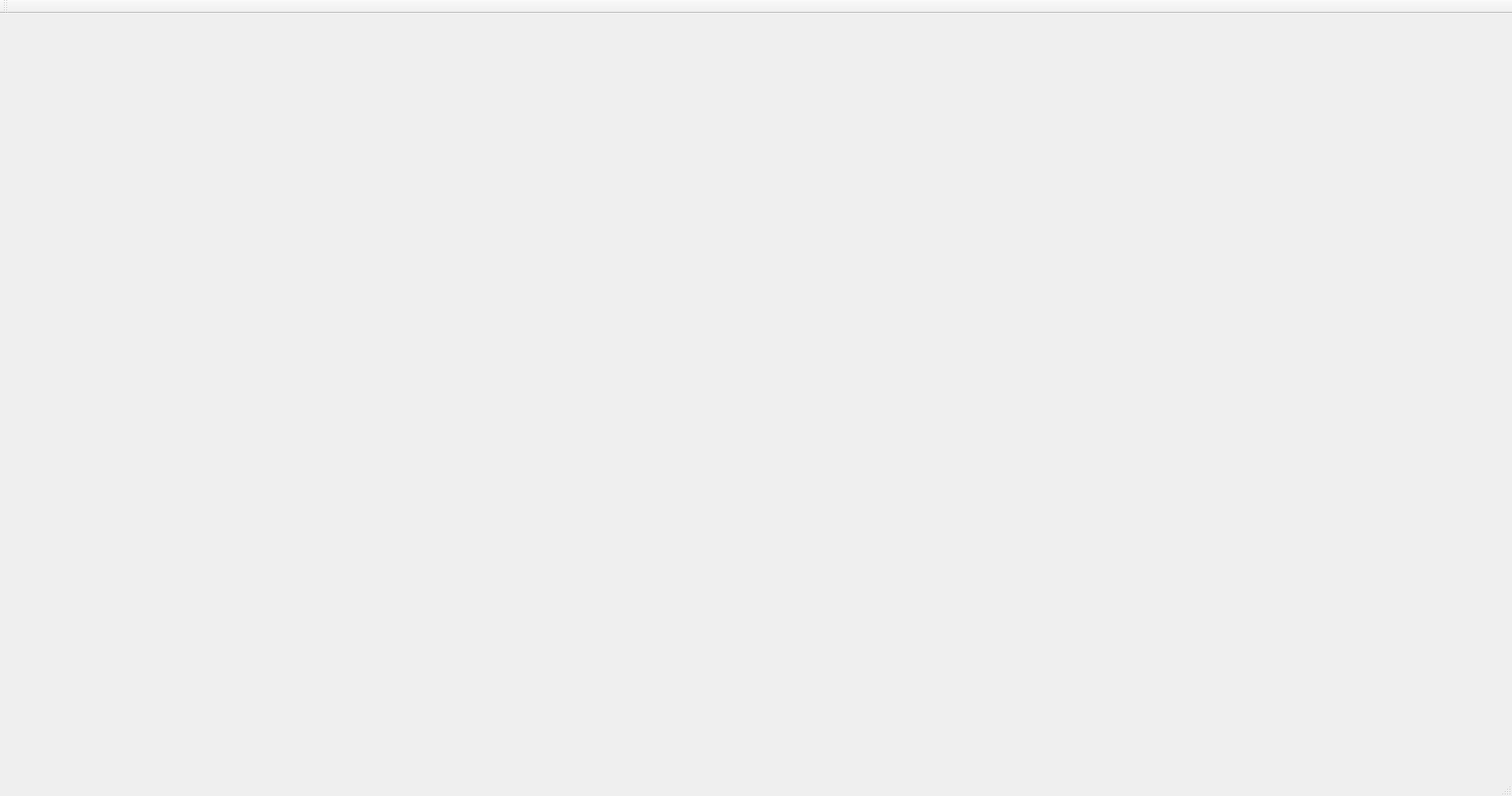
<?xml version="1.0" encoding="UTF-8"?>
<ui version="4.0">
 <class>MainWindow</class>
 <widget class="QMainWindow" name="MainWindow">
  <property name="geometry">
   <rect>
    <x>0</x>
    <y>0</y>
    <width>1900</width>
    <height>1000</height>
   </rect>
  </property>
  <property name="windowTitle">
   <string>MainWindow</string>
  </property>
  <widget class="QWidget" name="centralWidget">
   <widget class="QWidget" name="verticalLayoutWidget">
    <property name="geometry">
     <rect>
      <x>0</x>
      <y>0</y>
      <width>1901</width>
      <height>941</height>
     </rect>
    </property>
    <layout class="QVBoxLayout" name="plotLayout"/>
   </widget>
  </widget>
  <widget class="QMenuBar" name="menuBar">
   <property name="geometry">
    <rect>
     <x>0</x>
     <y>0</y>
     <width>1900</width>
     <height>26</height>
    </rect>
   </property>
  </widget>
  <widget class="QToolBar" name="mainToolBar">
   <attribute name="toolBarArea">
    <enum>TopToolBarArea</enum>
   </attribute>
   <attribute name="toolBarBreak">
    <bool>false</bool>
   </attribute>
  </widget>
  <widget class="QStatusBar" name="statusBar"/>
 </widget>
 <layoutdefault spacing="6" margin="11"/>
 <resources/>
 <connections/>
</ui>
